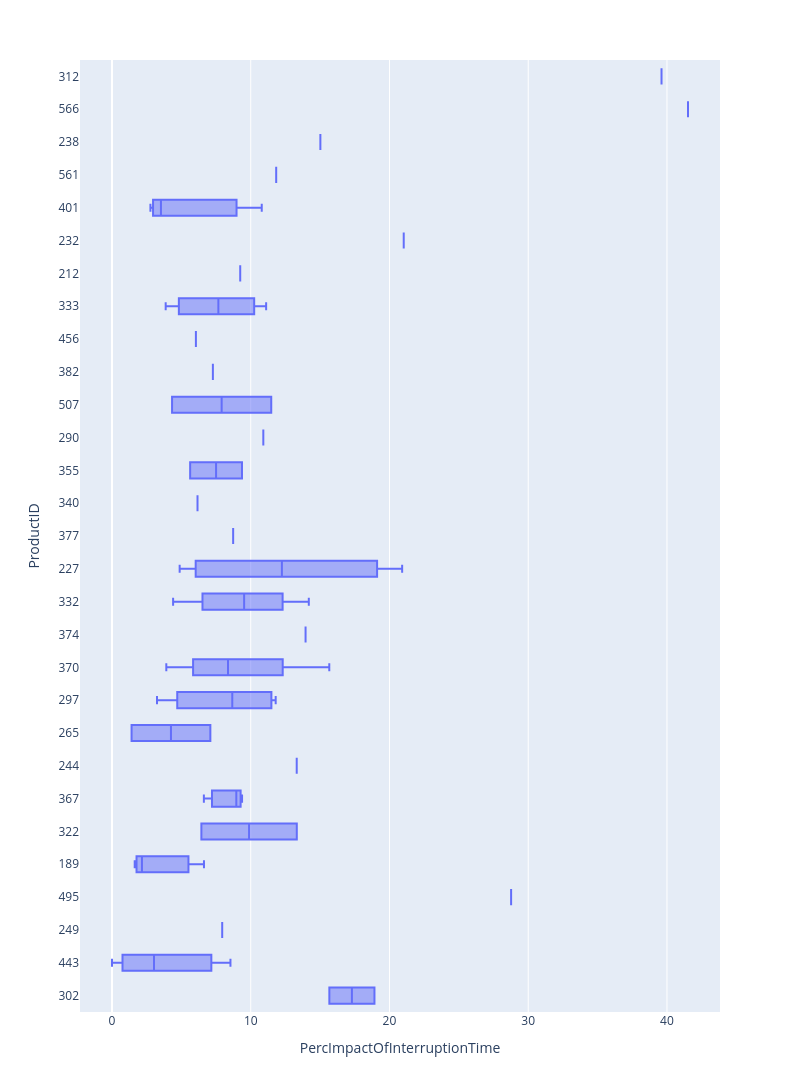

The code cell stored with this chart in its notebook:
### Markdown cell above
### Interesting to see how interruptions are distributed and how interruption may affect throughput. Is there a relationship or pattern between specific products and interruption or may be a pattern between devices and interruption.

### Code cell
query= """  
WITH tp AS
(SELECT 
    DeviceID,
    ProductID,
    SUM((julianday(EndTime) - julianday(StartTime))*24) AS ProductionTimeInHRS,
    SUM(QuantityProduced) AS TotalProduced,
    SUM(((julianday(EndTime) - julianday(StartTime))*24)-(InteruptMinutes/60)) AS ProductionTimeInHRSExcIT


FROM scamp_report_3m
GROUP BY DeviceID,ProductID
),

tp2 AS
(
SELECT *,(TotalProduced/ProductionTimeInHRS) AS RunTimeThroughPut,(TotalProduced/ProductionTimeInHRSExcIT) AS ObservedThroughPut
FROM tp
ORDER BY RunTimeThroughPut DESC
)

SELECT DeviceID,ProductID,ProductionTimeInHRS,((ObservedThroughPut-RunTimeThroughPut)/ObservedThroughPut)*100 AS PercImpactOfInterruptionTime 
FROM tp2



"""

df=run_query(query,conn)
print(df.head())

df["DeviceID"]=df["DeviceID"].astype(str)
df["ProductID"]=df["ProductID"].astype(str)

fig=px.box(
    df,
    x="PercImpactOfInterruptionTime",
    y="ProductID",
    # hover_data=["PercImpactOfInterruptionTime"]
    hover_data=["ProductionTimeInHRS"]
)



fig.update_layout(width=800, height=2000)

fig.show()

### Figure 1 — Plotly figure (JSON) as saved in the notebook; plotly's stock layout.template omitted (floating-point values rounded to 4 significant figures)
{"data": [{"alignmentgroup": "True", "customdata": [[22.33], [2.032], [145.7], [2.543], [5.612], [57.52], [14.67], [169.7], [33.15], [28.5], [187.1], [43.6], [47.84], [19.06], [44.65], [132.3], [226.4], [105.7], [10.3], [22.7], [89.74], [227.7], [107.2], [73.19], [25.4], [20.53], [67.4], [39.45], [11.44], [106.5], [1118.0], [35.09], [134.6], [141.9], [20.19], [125.2], [425.9], [77.84], [37.92], [27.83], [166.9], [5.583], [23.56], [52.48], [347.3], [2.347], [735.7], [31.87], [5.384], [33.93], [39.65], [20.46], [3.39], [35.18], [39.32], [3.787], [3.812]], "hovertemplate": "PercImpactOfInterruptionTime=%{x}<br>ProductID=%{y}<br>ProductionTimeInHRS=%{customdata[0]}<extra></extra>", "legendgroup": "", "marker": {"color": "#636efa"}, "name": "", "notched": false, "offsetgroup": "", "orientation": "h", "showlegend": false, "type": "box", "x": [15.67, 0, 18.92, 7.943, 28.77, 8.538, 2.158, 6.442, 1.637, 3.028, 8.961, 6.621, 6.629, 13.31, 7.089, 13.32, 6.161, 7.775, 1.41, 13.95, 3.244, 8.639, 4.876, 9.374, 8.732, 6.163, 5.633, 11.8, 10.91, 11.48, 7.271, 3.915, 7.186, 6.047, 3.869, 15.66, 11.18, 11.11, 9.241, 9.369, 8.948, 21.03, 4.405, 2.769, 7.667, 11.83, 10.41, 17.3, 15.02, 3.528, 14.19, 20.91, 41.52, 10.79, 4.329, 39.61, null], "x0": " ", "xaxis": "x", "y": ["302", "443", "302", "249", "495", "443", "189", "322", "189", "443", "367", "367", "189", "244", "265", "322", "297", "370", "265", "374", "297", "332", "227", "367", "377", "340", "355", "297", "290", "507", "382", "370", "227", "456", "333", "370", "297", "333", "212", "355", "370", "232", "332", "401", "333", "561", "332", "227", "238", "401", "332", "227", "566", "401", "507", "312", "226"], "y0": " ", "yaxis": "y"}], "layout": {"boxmode": "group", "height": 2000, "legend": {"tracegroupgap": 0}, "margin": {"t": 60}, "width": 800, "xaxis": {"anchor": "y", "domain": [0, 1], "title": {"text": "PercImpactOfInterruptionTime"}}, "yaxis": {"anchor": "x", "domain": [0, 1], "title": {"text": "ProductID"}}}}
